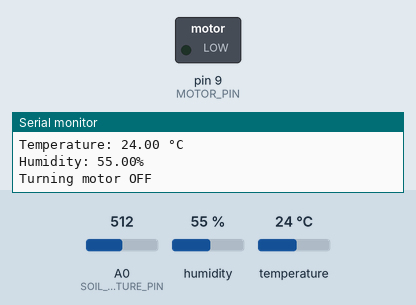
Simulated run of this sketch. Board: Arduino Uno, built with avr-gcc and run on an emulated ATmega328P. On the bench: switched loads named in the sketch (green lamp = pin HIGH), the last lines printed to the serial monitor. The test bench sets the inputs (shaded band); at power-on: A0 (SOIL_MOISTURE_PIN) = 512, humidity 55 %, temperature 24 °C.

Above: at 1.8 s.
1.9 s: A0 (SOIL_MOISTURE_PIN) set to 32
3.4 s: A0 (SOIL_MOISTURE_PIN) set to 28
At 4.4 s:
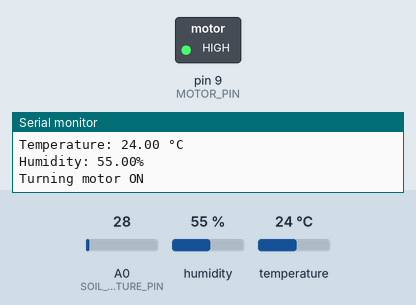
5.5 s: A0 (SOIL_MOISTURE_PIN) set to 75
7.3 s: A0 (SOIL_MOISTURE_PIN) set to 85
At 9.1 s:
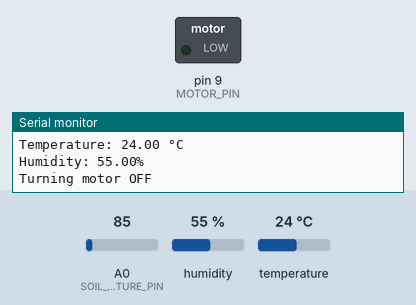
9.6 s: A0 (SOIL_MOISTURE_PIN) set to 20
At 10.8 s:
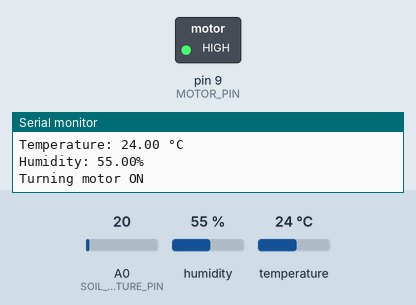
Timing chart, 0 to 12.6 s (numbered marks = the images above; inputs shaded):
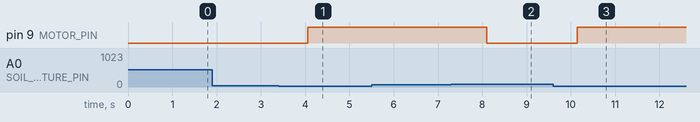

Measured:
- the behaviour switches between 30 and 29 on A0 (SOIL_MOISTURE_PIN) (found by bisection; images 0 and 1)
- the behaviour switches between 80 and 81 on A0 (SOIL_MOISTURE_PIN) (found by bisection; images 1 and 2)
- after the input at 3.4 s, pin 9 (MOTOR_PIN): LOW → HIGH after 0.66 s
- after the input at 7.3 s, pin 9 (MOTOR_PIN): HIGH → LOW after 0.80 s
- after the input at 9.6 s, pin 9 (MOTOR_PIN): LOW → HIGH after 0.54 s

The sketch:

esoil.ino
```cpp
#include <DHT.h>

#define SOIL_MOISTURE_PIN A0  // Analog pin for soil moisture sensor
#define DHT_PIN 2             // Digital pin for DHT sensor
#define DHT_TYPE DHT22        // DHT sensor type (DHT11, DHT22, DHT21)

#define SOIL_MOISTURE_THRESHOLD_LOW 30  // Soil moisture level to turn the motor on (in percentage)
#define SOIL_MOISTURE_THRESHOLD_HIGH 80 // Soil moisture level to turn the motor off (in percentage)

#define MOTOR_PIN 9  // Digital pin for controlling the motor

DHT dht(DHT_PIN, DHT_TYPE);

void setup() {
  pinMode(MOTOR_PIN, OUTPUT);
  digitalWrite(MOTOR_PIN, LOW);  // Ensure the motor is initially turned off
  Serial.begin(9600);
}

void loop() {
  // Read soil moisture value
  int soilMoistureValue = analogRead(SOIL_MOISTURE_PIN);
  float humidity = dht.readHumidity();
  float temperature = dht.readTemperature();

  Serial.print("Soil Moisture: ");
  Serial.print(soilMoistureValue);
  Serial.println("%");

  Serial.print("Temperature: ");
  Serial.print(temperature);
  Serial.println(" °C");

  Serial.print("Humidity: ");
  Serial.print(humidity);
  Serial.println("%");

  // Check soil moisture level
  if (soilMoistureValue < SOIL_MOISTURE_THRESHOLD_LOW) {
    // Soil is too dry, turn the motor on
    digitalWrite(MOTOR_PIN, HIGH);
    Serial.println("Turning motor ON");
  } else if (soilMoistureValue > SOIL_MOISTURE_THRESHOLD_HIGH) {
    // Soil is too wet, turn the motor off
    digitalWrite(MOTOR_PIN, LOW);
    Serial.println("Turning motor OFF");
  }

  delay(1000);  // Delay for reading at 1-second intervals
}
```
